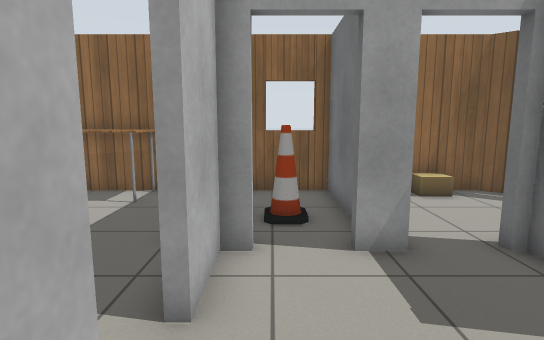
view 1 (above)

16 first-person views from a walk through a robot-simulator world made for Gazebo. The camera is 1.1 m above the floor, tilts 8° down and sees 80° across. Floor lines are 1 m apart. The floor is counted in squares, 0.5 m on a side. Each view is taken from the middle of a square. On the plan, view 1 faces up. The plan holds only what a view shows up to about 18 squares ahead; the rest is blank. The robots in the file are not drawn. Gazebo's built-in surfaces are drawn with simple patterns. Some stock models are drawn as simple stand-ins.

view 2
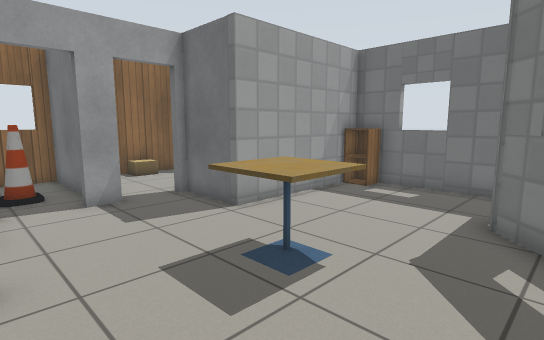

view 3
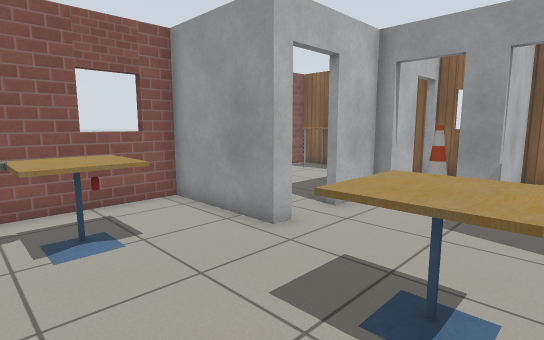

view 4
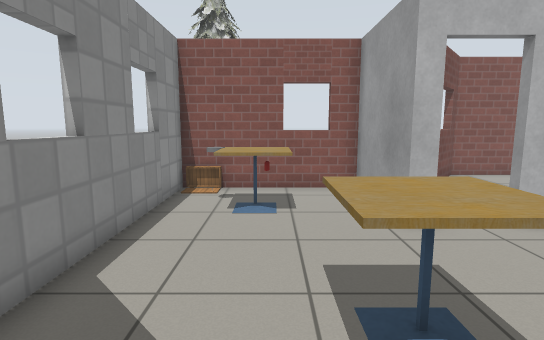

view 5
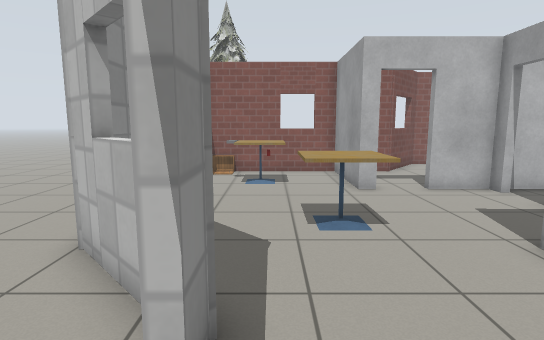

view 6
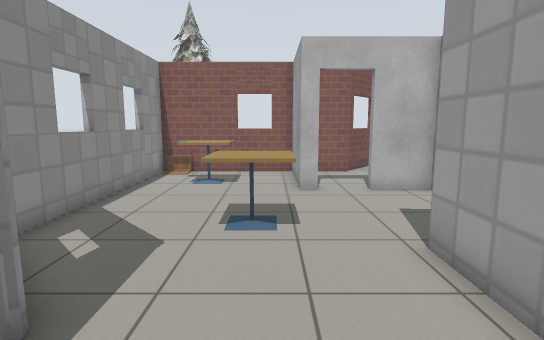

view 7
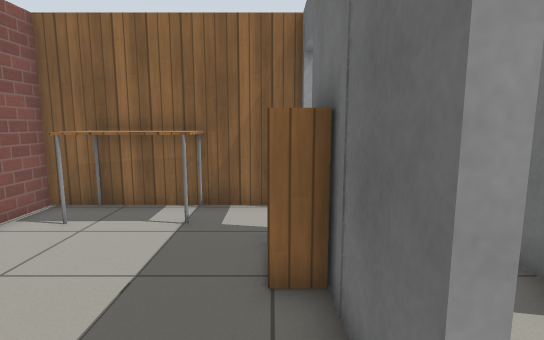

view 8
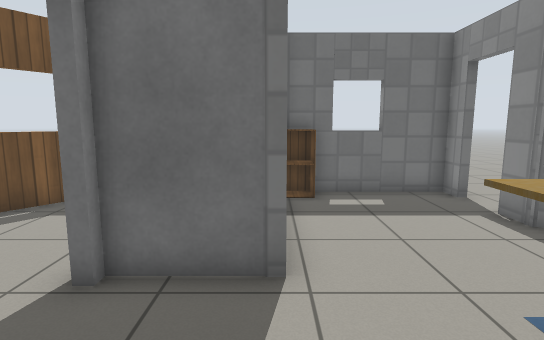

view 9
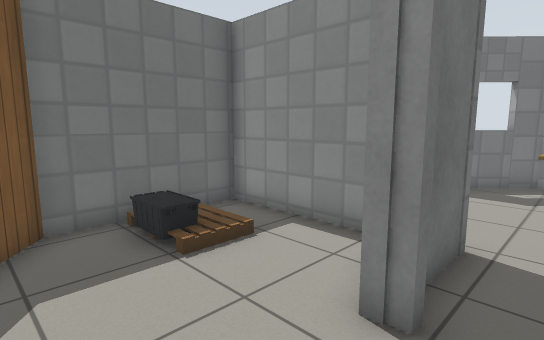

view 10
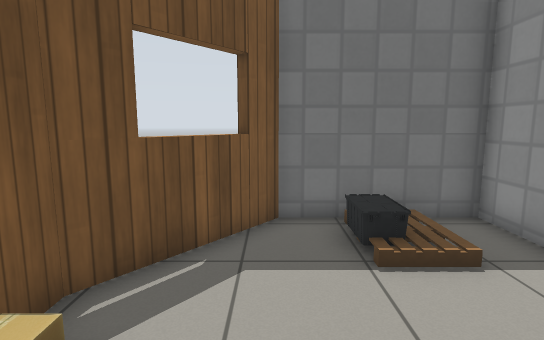

view 11
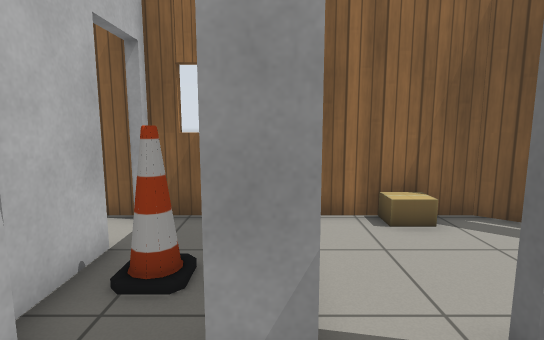

view 12
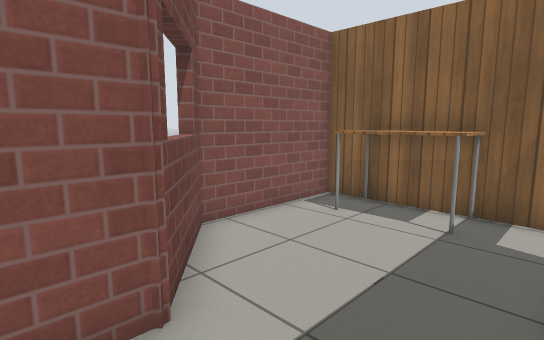

view 13
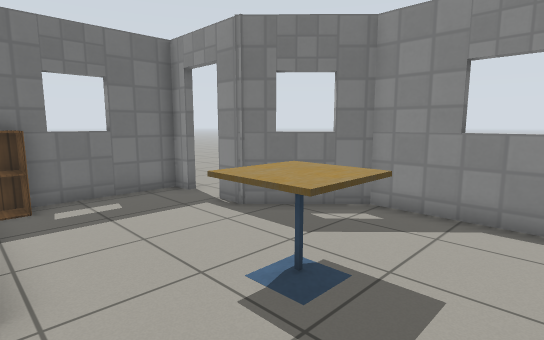

view 14
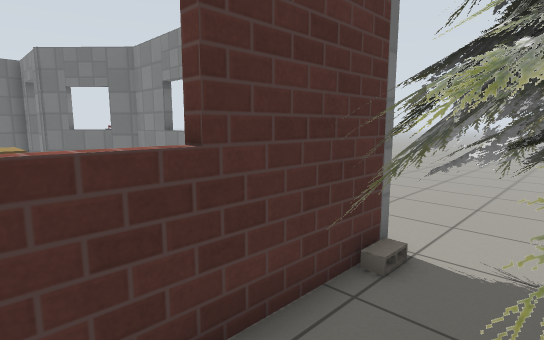

view 15
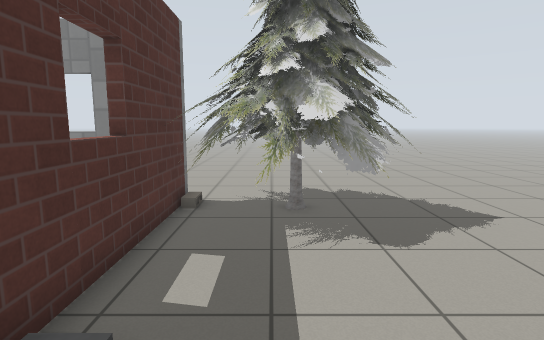

view 16
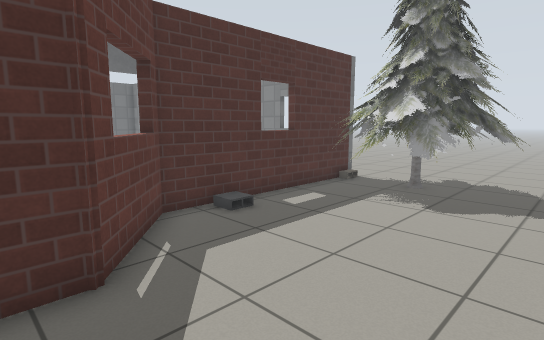

### Floor plan
Key: @ floor where view 1 was taken; # wall or solid block; . floor; / step, stairs or slope; D open door; = window, fence, low wall or low ledge; T table; B cardboard box; C cone; A cabinet; F cafe table; P pine tree; K bookshelf; I cinder block; O other object.
Columns run from 13 left of view 1 to 12 right of it. Each row starts with its distance up from view 1.
 11      #########=#######
 10      #TTTT..D..#..B..#=
  9      #TTTT..D..#......=#
  8      #.....K#C.#.......##
  7 .   .#.....K#/.#........#
  6    ..#.....K#DD#DD#../O/#
  5   ...#==....#DD.D.#..///#
  4  ......##...#..... .....#
  3 ........#...D.....#######
  2 .......I#...D..........A#
  1 ........#####...........#
  0 ........#....@.FFF......=
 -1 ........=......FFF......#
 -2 ...PPPP.#.FF............#
 -3 ..PPPPPP#.OF.......##DD##
 -4 ..PPPPPIO.O.......==. ....
 -5 ..PPPPPI###=##=####..   ..
 -6 ..PPPPPP.       ....
 -7 ...  PP..      ....
 -8 ..........   .....
 -9 ..........   ...

Where each view was taken, in squares from view 1:
view 1: 0 up, 0 right, facing up
view 2: 4 down, 1 left, facing up-right
view 3: 4 down, 4 right, facing up-left
view 4: 2 down, 6 right, facing left
view 5: 2 down, 10 right, facing left
view 6: 0 up, 10 right, facing left
view 7: 2 up, 2 left, facing up
view 8: 3 up, 0 right, facing right
view 9: 9 up, 3 right, facing down-right
view 10: 8 up, 3 right, facing right
view 11: 3 up, 2 right, facing up
view 12: 2 up, 2 left, facing up-left
view 13: 3 up, 0 right, facing down-right
view 14: 0 up, 8 left, facing down-right
view 15: 4 up, 8 left, facing down
view 16: 7 up, 13 left, facing down-right
